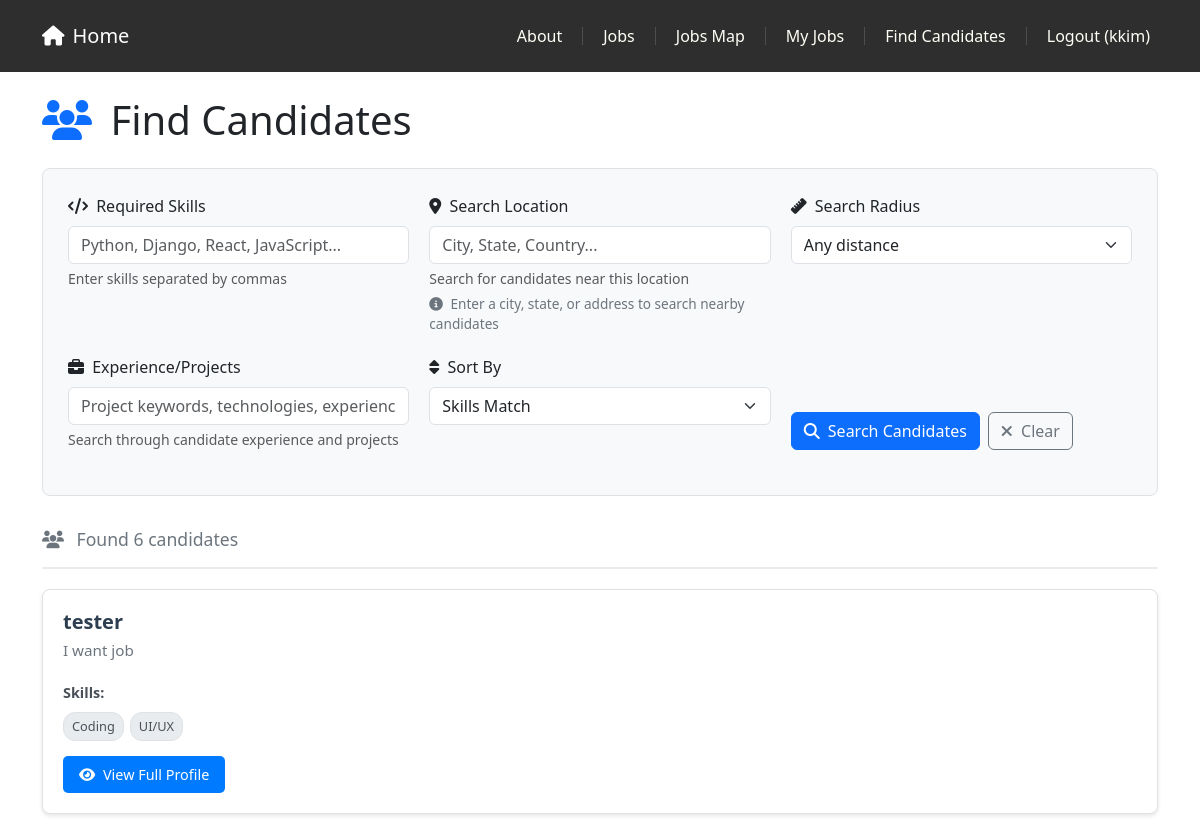
Before: /jobs/recruiter/candidates/ (signed in, upper part) with the older database file.
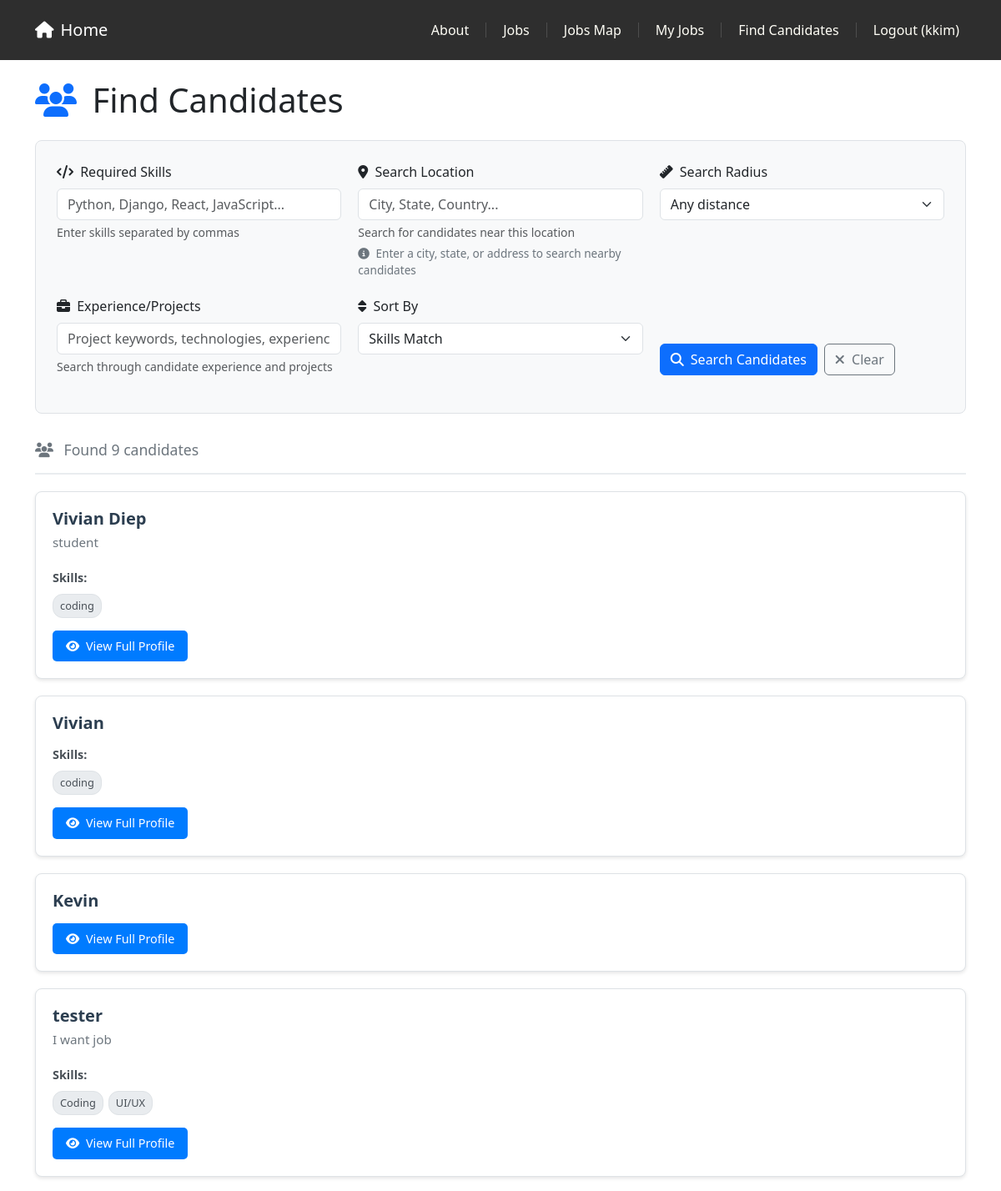
After: the same page with the newer database file.
### profiles/models.py (models this page shows, shortened)
class Profile(models.Model):
	user = models.OneToOneField(settings.AUTH_USER_MODEL, on_delete=models.CASCADE, related_name='profile')
	name = models.CharField(max_length=150)
	headline = models.CharField(max_length=150, blank=True)
	skills = models.TextField(blank=True)
	education = models.TextField(blank=True)
	experience = models.TextField(blank=True)
	links = models.TextField(blank=True, help_text='Any links (one per line)')
	is_public = models.BooleanField(default=True, help_text='Make your profile visible to recruiters')
	show_contact_info = models.BooleanField(default=True, help_text='Show contact information to recruiters')
	show_experience = models.BooleanField(default=True, help_text='Show work experience to recruiters')
	show_education = models.BooleanField(default=True, help_text='Show education to recruiters')
	show_skills = models.BooleanField(default=True, help_text='Show skills to recruiters')
	show_links = models.BooleanField(default=True, help_text='Show links to recruiters')
	preferred_location_lat = models.DecimalField(max_digits=9, decimal_places=6, null=True, blank=True, help_text='Latitude of preferred location')
	preferred_location_lng = models.DecimalField(max_digits=9, decimal_places=6, null=True, blank=True, help_text='Longitude of preferred location')
	preferred_location_address = models.CharField(max_length=255, blank=True, help_text='Address of preferred location')
	commute_radius = models.IntegerField(default=25, help_text='Preferred commute radius in miles')
	created_at = models.DateTimeField(auto_now_add=True)
	updated_at = models.DateTimeField(auto_now=True)

### jobs/views.py (the view, shortened to what this page needs)
# urls.py: path('recruiter/candidates/', views.CandidateSearchView.as_view(), name='candidate_search'),
class CandidateSearchView(LoginRequiredMixin, RecruiterRequiredMixin, ListView):
    model = Profile
    template_name = 'jobs/candidate_search.html'
    context_object_name = 'candidates'
    paginate_by = 10
    def get_queryset(self):
        queryset = Profile.objects.filter(
            is_public=True
        ).select_related('user').order_by('-updated_at')
        form = CandidateSearchForm(self.request.GET)
        if form.is_valid():
            cleaned_data = form.cleaned_data
            if cleaned_data.get('experience'):
                experience_query = cleaned_data['experience']
                queryset = queryset.filter(
                    Q(experience__icontains=experience_query) |
                    Q(education__icontains=experience_query)
                )
            search_lat = cleaned_data.get('search_lat')
            search_lng = cleaned_data.get('search_lng')
            distance_radius = cleaned_data.get('distance_radius')
        return queryset
    def get_context_data(self, **kwargs):
        context = super().get_context_data(**kwargs)
        form = CandidateSearchForm(self.request.GET)
        context['form'] = form
        candidates_with_matches = []
        search_skills = []
        if form.is_valid() and form.cleaned_data.get('skills'):
            search_skills = [skill.strip().lower() for skill in form.cleaned_data['skills'].split(',') if skill.strip()]
        search_lat = None
        search_lng = None
        if form.is_valid():
            search_lat = form.cleaned_data.get('search_lat')
            search_lng = form.cleaned_data.get('search_lng')
        for candidate in context['candidates']:
            skills_list = []
            if candidate.skills:
                raw_skills = candidate.skills.replace('\n', ',').split(',')
                skills_list = [skill.strip() for skill in raw_skills if skill.strip()]
            candidate_data = {
                'profile': candidate,
                'skills_list': skills_list,
                'skills_match_percentage': 0,
                'matching_skills': [],
                'distance_from_search': None
            }
            candidates_with_matches.append(candidate_data)
        sort_by = form.cleaned_data.get('sort_by', 'skills_match') if form.is_valid() else 'skills_match'
        if sort_by == 'skills_match':
            candidates_with_matches.sort(key=lambda x: (-x['skills_match_percentage'], x['profile'].updated_at), reverse=True)
        elif sort_by == 'distance':
            candidates_with_matches.sort(key=lambda x: (x['distance_from_search'] or float('inf'), -x['skills_match_percentage']))
        elif sort_by == 'recent':
            candidates_with_matches.sort(key=lambda x: x['profile'].updated_at, reverse=True)
        elif sort_by == 'name':
            candidates_with_matches.sort(key=lambda x: x['profile'].name.lower())
        context['candidates'] = candidates_with_matches
        context['GOOGLE_MAPS_API_KEY'] = settings.GOOGLE_MAPS_API_KEY
        return context

### accounts/templatetags/account_tags.py (called while the page is built)
@register.filter(name='has_group')
def has_group(user, group_name: str) -> bool:
    if not getattr(user, 'is_authenticated', False):
        return False
    return user.groups.filter(name=group_name).exists() or getattr(user, 'is_superuser', False)

### jobs/views.py (called while the page is built)
def is_admin(user):
    return user.is_superuser or user.groups.filter(name='admin').exists()

    def test_func(self):
        return is_admin(self.request.user) or is_recruiter(self.request.user)

### jobs/templates/jobs/candidate_search.html (shortened to what this page needs)
{% extends 'base.html' %}
{% load static %}
{% block extra_css %}
<link rel="stylesheet" href="{% static 'css/style.css' %}">
{% endblock %}
{% block content %}
<div class="container mt-4">
    <div class="row">
        <div class="col-12">
            <h1 class="mb-4">
                <i class="fas fa-users text-primary me-2"></i>
                Find Candidates
            </h1>
            <div class="search-filters">
                <form method="get" id="candidateSearchForm">
                    <div class="filter-row">
                        <div class="filter-group">
                            <label for="{{ form.skills.id_for_label }}" class="form-label">
                                <i class="fas fa-code me-1"></i>
                                {{ form.skills.label }}
                            </label>
                            {{ form.skills }}
                            <div class="form-text">{{ form.skills.help_text }}</div>
                        </div>
                        <div class="filter-group">
                            <label for="{{ form.location.id_for_label }}" class="form-label">
                                <i class="fas fa-map-marker-alt me-1"></i>
                                {{ form.location.label }}
                            </label>
                            {{ form.location }}
                            <div class="form-text">{{ form.location.help_text }}</div>
                            <div class="location-help">
                                <i class="fas fa-info-circle me-1"></i>
                                Enter a city, state, or address to search nearby candidates
                            </div>
                        </div>
                        <div class="filter-group">
                            <label for="{{ form.distance_radius.id_for_label }}" class="form-label">
                                <i class="fas fa-ruler me-1"></i>
                                {{ form.distance_radius.label }}
                            </label>
                            {{ form.distance_radius }}
                        </div>
                    </div>
                    <div class="filter-row">
                        <div class="filter-group">
                            <label for="{{ form.experience.id_for_label }}" class="form-label">
                                <i class="fas fa-briefcase me-1"></i>
                                {{ form.experience.label }}
                            </label>
                            {{ form.experience }}
                            <div class="form-text">{{ form.experience.help_text }}</div>
                        </div>
                        <div class="filter-group">
                            <label for="{{ form.sort_by.id_for_label }}" class="form-label">
                                <i class="fas fa-sort me-1"></i>
                                {{ form.sort_by.label }}
                            </label>
                            {{ form.sort_by }}
                        </div>
                        <div class="filter-group d-flex align-items-end">
                            <button type="submit" class="btn btn-primary me-2">
                                <i class="fas fa-search me-1"></i>
                                Search Candidates
                            </button>
                            <a href="{% url 'jobs:candidate_search' %}" class="btn btn-outline-secondary">
                                <i class="fas fa-times me-1"></i>
                                Clear
                            </a>
                        </div>
                    </div>
                </form>
            </div>
            <div class="results-header">
                <div class="results-count">
                    <i class="fas fa-users me-2"></i>
                    Found {{ candidates|length }} candidate{{ candidates|length|pluralize }}
                </div>
            </div>
            {% if candidates %}
                <div class="candidates-list">
                    {% for candidate_data in candidates %}
                        <div class="candidate-card">
                            <div class="candidate-header">
                                <div>
                                    <h3 class="candidate-name">{{ candidate_data.profile.name }}</h3>
                                    {% if candidate_data.profile.headline %}
                                        <p class="candidate-headline">{{ candidate_data.profile.headline }}</p>
                                    {% endif %}
                                </div>
                            </div>
                            {% if candidate_data.skills_list %}
                                <div class="skills-section">
                                    <div class="skills-label">Skills:</div>
                                    <div class="skills-list">
                                        {% for skill in candidate_data.skills_list %}
                                            <span class="skill-tag {% if skill|lower in candidate_data.matching_skills %}matching{% endif %}">
                                                {{ skill }}
                                            </span>
                                        {% endfor %}
                                    </div>
                                </div>
                            {% endif %}
                            <div class="candidate-actions">
                                <button type="button" class="btn btn-view-profile"
                                        data-bs-toggle="modal"
                                        data-bs-target="#candidateModal{{ candidate_data.profile.id }}">
                                    <i class="fas fa-eye me-1"></i>
                                    View Full Profile
                                </button>
                            </div>
                        </div>
                    {% endfor %}
                </div>
            {% endif %}
        </div>
    </div>
</div>
{% endblock %}

### jobsearchplatform/templates/base.html (shortened to what this page needs)
<!DOCTYPE html>
<html>
    {% load static %}
  {% load account_tags %}
    <head>
        <link href = "https://cdn.jsdelivr.net/npm/bootstrap@5.3.3/dist/css/bootstrap.min.css" rel="stylesheet">
        <link rel= "stylesheet" href="https://cdnjs.cloudflare.com/ajax/libs/font-awesome/6.1.1/css/all.min.css">
        <link rel="stylesheet" type="text/css" href="{% static 'css/style.css' %}">
        {% block extra_css %}{% endblock %}
    </head>
    <body>
        <nav class="p-3 navbar navbar-dark bg-dark
        navbar-expand-lg">
     <div class="container">
       <a class="navbar-brand"
          href="{% url 'home.index' %}">
          <i class="fas fa-home me-2"></i>Home
       </a>
       <div class="collapse navbar-collapse"
            id="navbarNavAltMarkup">
         <div class="navbar-nav ms-auto navbar-ml">
           <a class="nav-link" href="{% url 'home.about' %}">About</a>
           {% if user.is_authenticated %}
             <a class="nav-link" href="{% url 'jobs:public_list' %}">Jobs</a>
             <a class="nav-link" href="{% url 'jobs:job_map' %}">Jobs Map</a>
             {% load account_tags %}
             {% if user|has_group:'recruiter' %}
               <a class="nav-link" href="{% url 'jobs:my_list' %}">My Jobs</a>
               <a class="nav-link" href="{% url 'jobs:candidate_search' %}">Find Candidates</a>
             {% endif %}
             <a class="nav-link" href="{% url 'accounts:logout' %}">Logout ({{ user.username }})</a>
           {% else %}
             <a class="nav-link" href="{% url 'accounts:login' %}">Login</a>
             <span class="nav-separator"></span>
             <a class="nav-link" href="{% url 'accounts:signup' %}">Sign Up</a>
           {% endif %}
         </div>
       </div>
     </div>
   </nav>
        <div>
            {% block content %}
            {% endblock content %}
        </div>
    </body>
</html>

### jobsearchplatform/static/css/style.css (style rules this page uses)
.navbar a.nav-link { color: #FFFEF6 !important; }
.navbar .navbar-nav { align-items: center; display: flex; }
.bg-dark { background-color: #2E2E2E !important; }

### jobs/templates/jobs/candidate_search.html (style rules this page uses)
.candidate-card { border: 1px solid #dee2e6; border-radius: 8px; padding: 20px; margin-bottom: 20px; background: white; box-shadow: 0 2px 4px rgba(0,0,0,0.1); transition: box-shadow 0.3s ease; }
.candidate-header { display: flex; justify-content: space-between; align-items: flex-start; margin-bottom: 15px; }
.candidate-name { font-size: 1.25rem; font-weight: 600; color: #2c3e50; margin: 0; }
.candidate-headline { color: #6c757d; font-size: 0.95rem; margin: 5px 0; }
.skills-section { margin: 15px 0; }
.skills-label { font-weight: 600; color: #495057; margin-bottom: 8px; font-size: 0.9rem; }
.skills-list { display: flex; flex-wrap: wrap; gap: 6px; }
.skill-tag { background: #e9ecef; color: #495057; padding: 4px 8px; border-radius: 12px; font-size: 0.8rem; border: 1px solid #dee2e6; }
.candidate-actions { display: flex; gap: 10px; margin-top: 15px; }
.btn-view-profile { background: #007bff; color: white; border: none; padding: 8px 16px; border-radius: 5px; font-size: 0.9rem; transition: background-color 0.3s ease; }
.search-filters { background: #f8f9fa; border-radius: 8px; padding: 25px; margin-bottom: 30px; border: 1px solid #dee2e6; }
.filter-row { display: flex; gap: 20px; margin-bottom: 20px; flex-wrap: wrap; }
.filter-group { flex: 1; min-width: 200px; }
.results-header { display: flex; justify-content: space-between; align-items: center; margin-bottom: 20px; padding-bottom: 15px; border-bottom: 2px solid #e9ecef; }
.results-count { color: #6c757d; font-size: 1.1rem; }
.location-help { font-size: 0.85rem; color: #6c757d; margin-top: 5px; }

Changed rows visible on the page:
added Profile: profile.name "Vivian Diep", profile.headline "student", skills_list "coding"
added Profile: profile.name "Vivian", skills_list "coding"
added Profile: profile.name "Kevin"
Other visible differences:
{{ candidates|length }}: "6" → "9"
